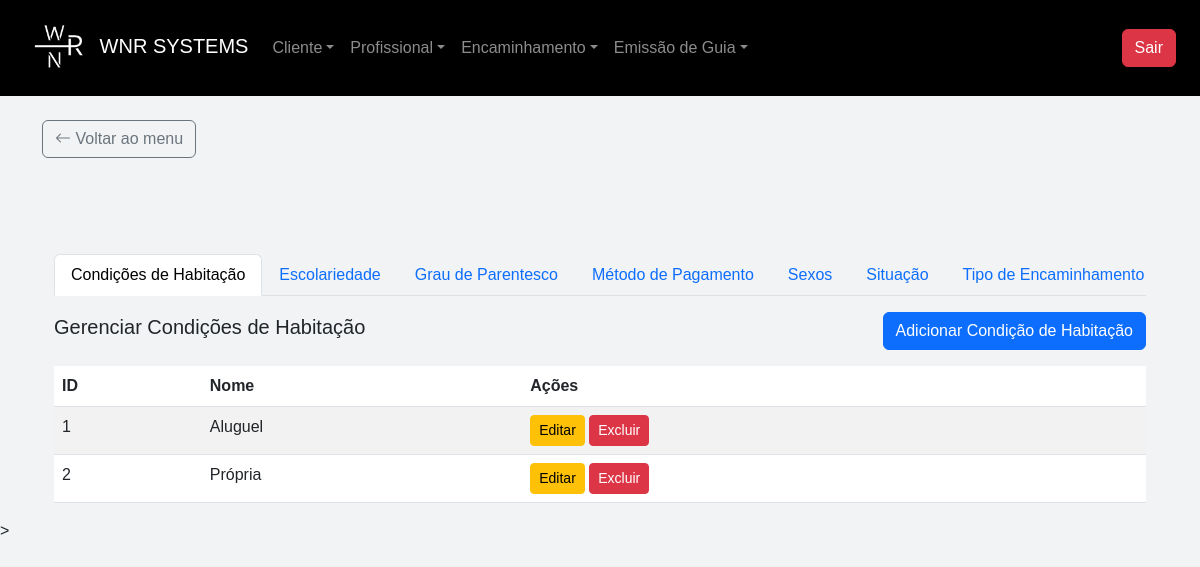
The page /opcoes (signed in) on the database its author committed.
### app/models.py (models this page shows)
class CondicaoHabitacao(db.Model):
    __tablename__ = "condicao_habitacao"
    id = db.Column(db.Integer, primary_key=True)
    nome = db.Column(db.String(255), nullable=False)
    clientes = db.relationship("Cliente", back_populates="condicao_habitacao")

### app/routes/adiministracao/adiministracao.py (the view)
@adm_bp.route('/opcoes', methods=['GET'])
@required_login
@role_required('admin')
def opcoes():
    sexos = Sexo.query.all()
    situacoes = Situacao.query.all()
    moradias = TipoMoradia.query.all()
    transportes = TipoTransporte.query.all()
    condicoes = CondicaoHabitacao.query.all()
    escolaridades = Escolaridade.query.all()
    pagamentos = MetodoPagamento.query.all()
    parentescos = GrauParentesco.query.all()
    tencaminhamentos = TipoEncaminhamento.query.all()
    estados = EstadosCivis.query.all()
    return render_template('administracao/menu_opcoes.html',
                           sexos=sexos,
                           situacoes=situacoes,
                           moradias=moradias,
                           transportes=transportes,
                           condicoes=condicoes,
                           escolaridades=escolaridades,
                           pagamentos=pagamentos,
                           parentescos=parentescos,
                           tencaminhamentos=tencaminhamentos,
                           estados=estados)

### app/__init__.py (called while the page is built)
@login_manager.user_loader
def load_user(id):
    return Usuario.query.get(int(id))

### app/utils/login_required.py (called while the page is built)
def required_login(f):
    @wraps(f)
    def decorated_function(*args, **kwargs):
        if 'user_id' not in session:
            return redirect(url_for('auth_bp.login'))
        return f(*args, **kwargs)
    return decorated_function

### app/templates/administracao/menu_opcoes.html (shortened to what this page needs)
{% extends 'base.html' %}
{% block content %}
<div class="container mt-5">
  <div class="overflow-auto" style="white-space: nowrap;">
    <ul class="nav nav-tabs flex-nowrap" id="abaGerenciamento" role="tablist">
      <li class="nav-item" role="presentation">
        <button class="nav-link active" id="condicao_habitacao-tab" data-bs-toggle="tab" data-bs-target="#condicao_habitacao" type="button" role="tab">Condições de Habitação</button>
      </li>
      <li class="nav-item" role="presentation">
        <button class="nav-link" id="escolariedade-tab" data-bs-toggle="tab" data-bs-target="#escolariedade" type="button" role="tab">Escolariedade</button>
      </li>
      <li class="nav-item" role="presentation">
        <button class="nav-link" id="parentesco-tab" data-bs-toggle="tab" data-bs-target="#parentesco" type="button" role="tab">Grau de Parentesco</button>
      </li>
      <li class="nav-item" role="presentation">
        <button class="nav-link" id="pagamento-tab" data-bs-toggle="tab" data-bs-target="#pagamento" type="button" role="tab">Método de Pagamento</button>
      </li>
      <li class="nav-item" role="presentation">
        <button class="nav-link" id="sexo-tab" data-bs-toggle="tab" data-bs-target="#sexo" type="button" role="tab">Sexos</button>
      </li>
      <li class="nav-item" role="presentation">
        <button class="nav-link" id="situacao-tab" data-bs-toggle="tab" data-bs-target="#situacao" type="button" role="tab">Situação</button>
      </li>
      <li class="nav-item" role="presentation">
        <button class="nav-link" id="tencaminhamento-tab" data-bs-toggle="tab" data-bs-target="#tencaminhamento" type="button" role="tab">Tipo de Encaminhamento</button>
      </li>
    </ul>
  </div>
  <div class="tab-content mt-3" id="conteudoAbas">
    <div class="tab-pane fade show active" id="condicao_habitacao" role="tabpanel">
      {% include 'administracao/condicao_card.html' %}
    </div>
  </div>
</div>
{% endblock %}

### app/templates/administracao/condicao_card.html (shortened to what this page needs)
<div class="d-flex justify-content-between align-items-center mb-3">
  <h5>Gerenciar Condições de Habitação</h5>
  <button class="btn btn-primary" data-bs-toggle="modal" data-bs-target="#modalCondicaoHabitacao">Adicionar Condição de Habitação</button>
</div>
<table id="tabela-condicoes" class="table table-striped">
  <thead>
    <tr>
      <th>ID</th>
      <th>Nome</th>
      <th>Ações</th>
    </tr>
  </thead>
  <tbody>
    {% for condicao in condicoes %}
    <tr>
      <td>{{ condicao.id }}</td>
      <td>{{ condicao.nome }}</td>
      <td>
        <button class="btn btn-sm btn-warning btn-editar"
          data-bs-toggle="modal"
          data-bs-target="#modalEditarCondicao"
          data-id="{{ condicao.id }}"
          data-nome="{{ condicao.nome }}"
        >Editar</button>
        <button class="btn btn-sm btn-danger btn-excluir"
          data-bs-toggle="modal"
          data-bs-url="/deletar_condicao/{{ condicao.id }}"
          data-bs-target="#modalConfirmarExclusao"
          data-id="{{ condicao.id }}"
        >Excluir</button>
      </td>
    </tr>
    {% endfor %}
  </tbody>
</table>

### app/static/css/base.css (style rules this page uses)
body { display: flex; flex-direction: column; margin: 0; padding-top: 56px; font-family: Arial, sans-serif; background-color: #f1f3f5; }

### rows shown on the page
CondicaoHabitacao: id "1", nome "Aluguel"
CondicaoHabitacao: id "2", nome "Própria"
